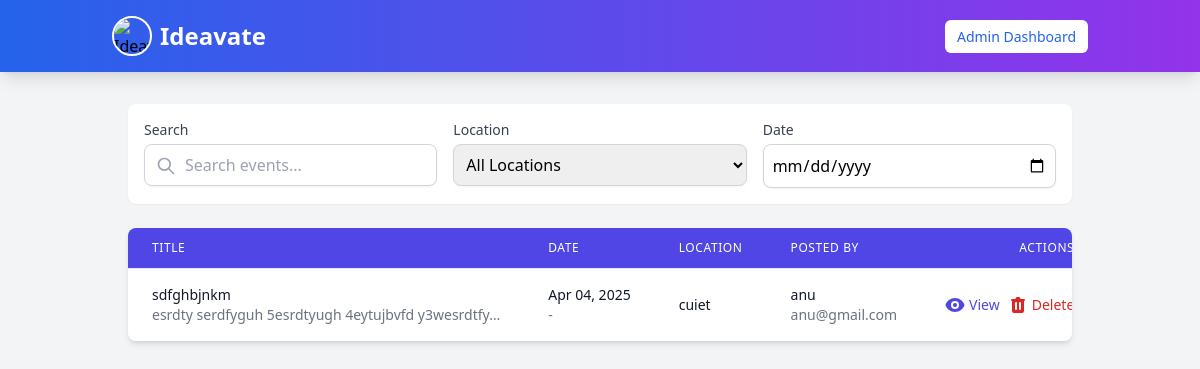
Page /admin_dashboard/events/ (signed in) on the earlier database version.
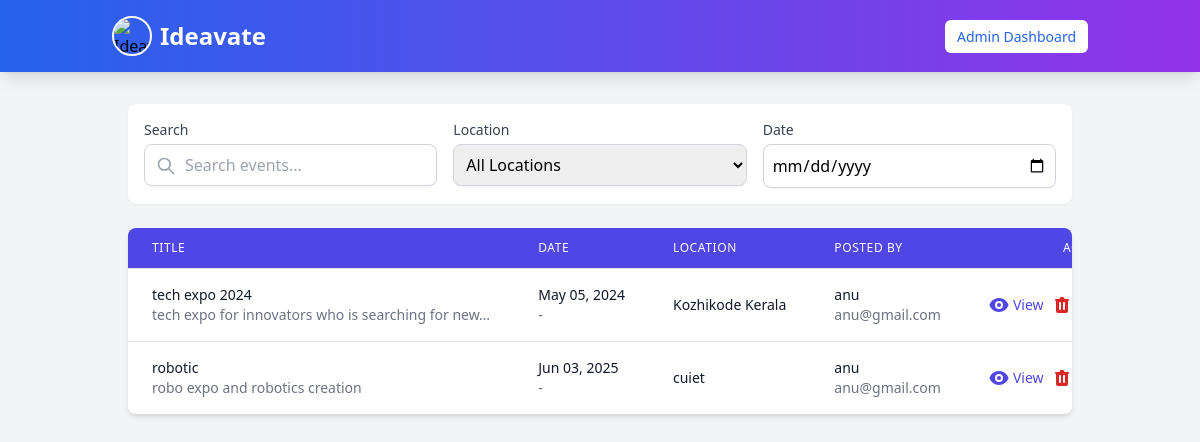
Same page on the later database version.
### myapp/models.py (models this page shows, shortened)
class PostEvent(models.Model):
    title = models.CharField(max_length=255)
    description = models.TextField()
    date = models.DateField()
    location = models.CharField(max_length=255)
    user = models.ForeignKey(User, on_delete=models.CASCADE)
    image = models.ImageField(upload_to="event_images/", blank=True, null=True)  # ✅ Add this field

class User(AbstractUser):
    is_user = models.BooleanField(default=False)
    is_organization = models.BooleanField(default=False)
    groups = models.ManyToManyField(Group, related_name="custom_user_groups", blank=True)
    user_permissions = models.ManyToManyField(Permission, related_name="custom_user_permissions", blank=True)

### myapp/views.py (the view)
# urls.py: path("admin_dashboard/events/",views.admin_events, name="admin_events"),
@user_passes_test(is_admin, login_url="signin")
def admin_events(request):
    events = PostEvent.objects.all()  # Fetch all events
    return render(request, "admin_events.html", {"events": events})

### myapp/views.py (called while the page is built)
def is_admin(user):
    return user.is_authenticated and user.is_superuser

### templates/admin_events.html (shortened to what the changed rows need)
{% extends "navbar.html" %}
{% block content %}
<div class="container mx-auto p-6">
    <div class="overflow-x-auto bg-white shadow-md rounded-lg">
        <table class="min-w-full divide-y divide-gray-200">
            <thead class="bg-indigo-600">
                <tr>
                    <th scope="col" class="px-6 py-3 text-left text-xs font-medium text-white uppercase tracking-wider cursor-pointer" onclick="sortTable(0)">
                        Title
                    </th>
                    <th scope="col" class="px-6 py-3 text-left text-xs font-medium text-white uppercase tracking-wider cursor-pointer" onclick="sortTable(1)">
                        Date
                    </th>
                    <th scope="col" class="px-6 py-3 text-left text-xs font-medium text-white uppercase tracking-wider cursor-pointer" onclick="sortTable(2)">
                        Location
                    </th>
                    <th scope="col" class="px-6 py-3 text-left text-xs font-medium text-white uppercase tracking-wider cursor-pointer" onclick="sortTable(3)">
                        Posted By
                    </th>
                    <th scope="col" class="px-6 py-3 text-right text-xs font-medium text-white uppercase tracking-wider">
                        Actions
                    </th>
                </tr>
            </thead>
            <tbody id="eventsTable" class="bg-white divide-y divide-gray-200">
                {% for event in events %}
                <tr class="hover:bg-gray-50 transition">
                    <td class="px-6 py-4 whitespace-nowrap">
                        <div class="text-sm font-medium text-gray-900">{{ event.title }}</div>
                        <div class="text-sm text-gray-500">{{ event.description|truncatechars:50 }}</div>
                    </td>
                    <td class="px-6 py-4 whitespace-nowrap">
                        <div class="text-sm text-gray-900">{{ event.date|date:"M d, Y" }}</div>
                        <div class="text-sm text-gray-500">{{ event.start_time|time:"g:i A" }} - {{ event.end_time|time:"g:i A" }}</div>
                    </td>
                    <td class="px-6 py-4 whitespace-nowrap">
                        <div class="text-sm text-gray-900">{{ event.location }}</div>
                    </td>
                    <td class="px-6 py-4 whitespace-nowrap">
                        <div class="text-sm text-gray-900">{{ event.user.username }}</div>
                        <div class="text-sm text-gray-500">{{ event.user.email }}</div>
                    </td>
                    <td class="px-6 py-4 whitespace-nowrap text-right text-sm font-medium">
                        <div class="flex justify-end space-x-2">
                            <a href="{% url 'event_details' event.id %}" class="text-indigo-600 hover:text-indigo-900 transition flex items-center">
                                View
                            </a>
                            <form action="{% url 'delete_event' event.id %}" method="post" onsubmit="return confirm('Are you sure you want to delete this event?');">
                                <button type="submit" class="text-red-600 hover:text-red-900 transition flex items-center">
                                    Delete
                                </button>
                            </form>
                        </div>
                    </td>
                </tr>
                {% empty %}
                <tr>
                    <td colspan="5" class="px-6 py-4 text-center text-gray-500">
                        No events found. Would you like to <a href="{% url 'create_event' %}" class="text-indigo-600 hover:underline">create one</a>?
                    </td>
                </tr>
                {% endfor %}
            </tbody>
        </table>
    </div>
</div>
{% endblock %}

Differences in the rows shown:
removed PostEvent: title "sdfghbjnkm", description "esrdty serdfyguh 5esrdtyugh 4eytujbvfd y3wesrdtfy…", date "Apr 04, 2025", location "cuiet", user.username "anu", user.email "anu@gmail.com"
added PostEvent: title "tech expo 2024", description "tech expo for innovators who is searching for new…", date "May 05, 2024", location "Kozhikode Kerala", user.username "anu", user.email "anu@gmail.com"
added PostEvent: title "robotic", description "robo expo and robotics creation", date "Jun 03, 2025", location "cuiet", user.username "anu", user.email "anu@gmail.com"
